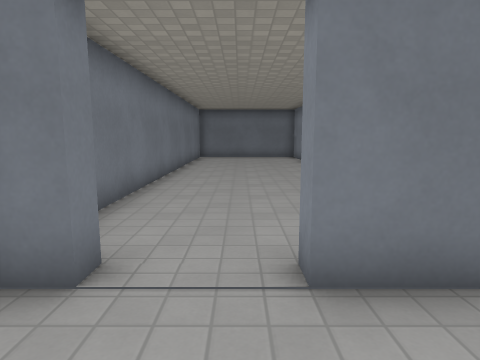
[1] (above)

24 first-person views from a walk through a level from a Godot 3-D game. The camera is 1.3 m above the floor, tilts 8° down and sees 75° across. The floor is counted in squares, 1 m on a side. Each view is taken from the middle of a square. On the plan, view 1 faces up. The plan holds only what a view shows up to about 14 squares ahead; the rest is blank. The place goes on beyond the plan. Surface patterns are stand-ins for the level's own textures.

[2]
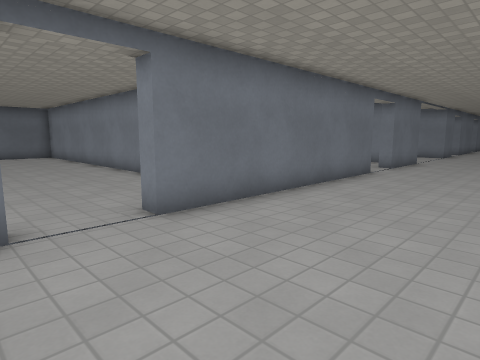

[3]
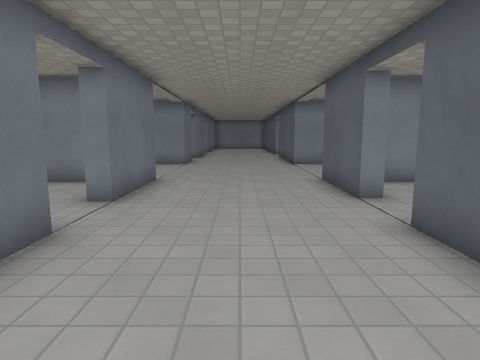

[4]
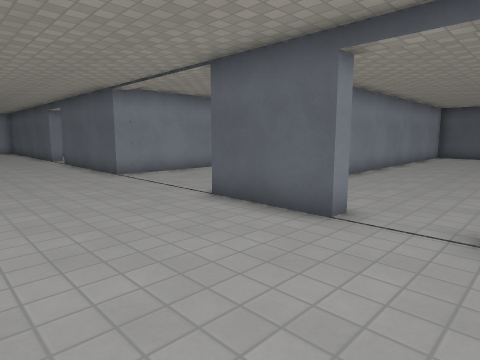

[5]
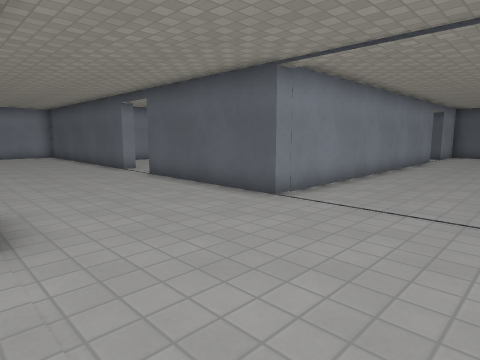

[6]
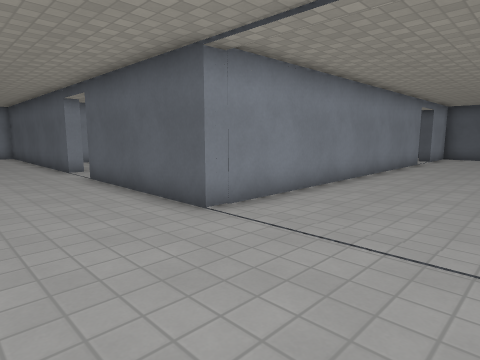

[7]
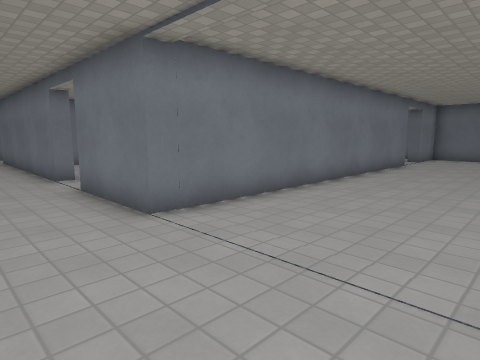

[8]
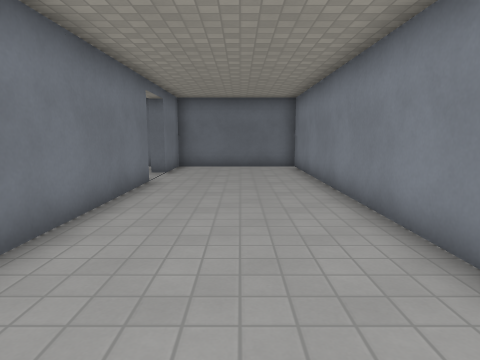

[9]
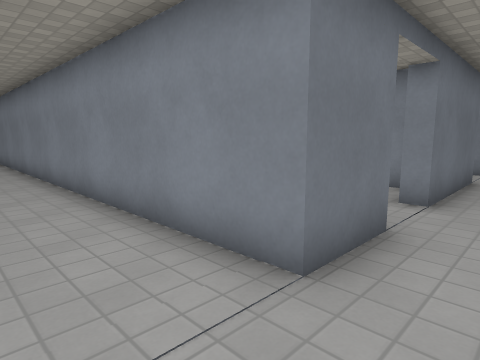

[10]
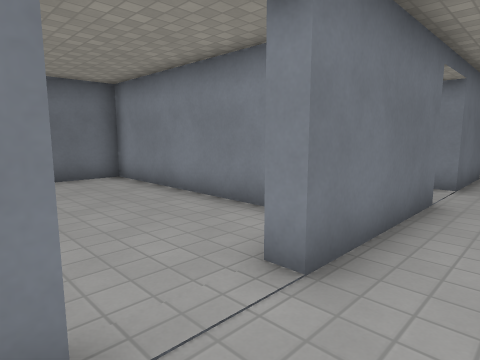

[11]
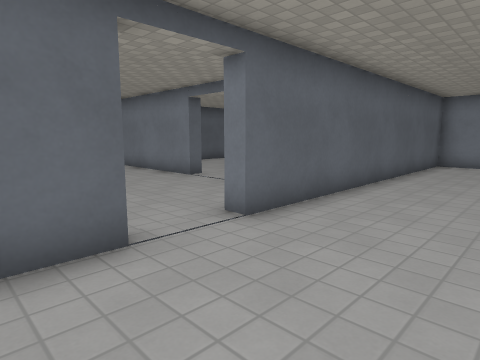

[12]
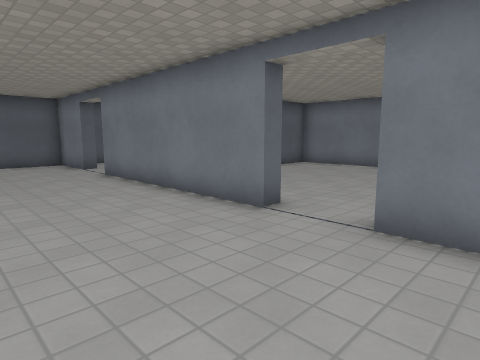

[13]
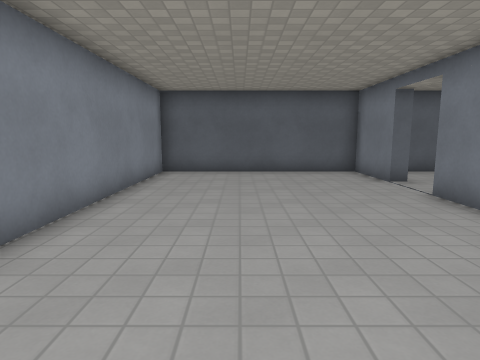

[14]
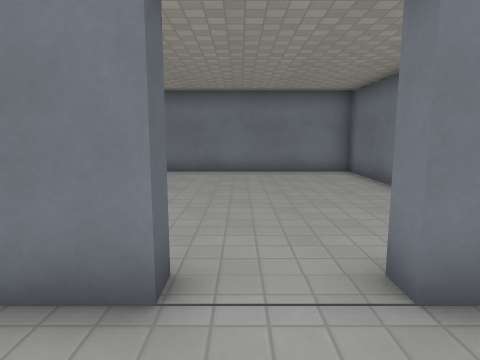

[15]
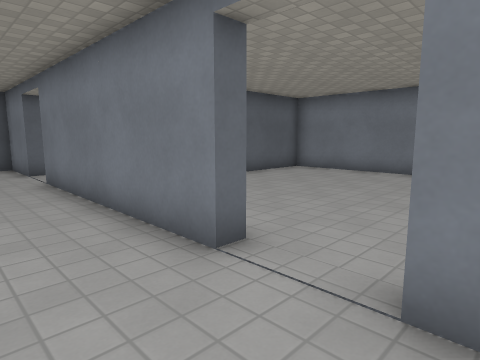

[16]
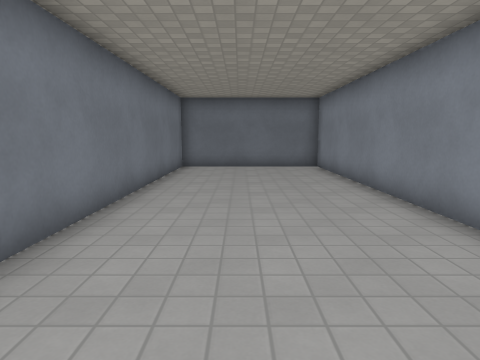

[17]
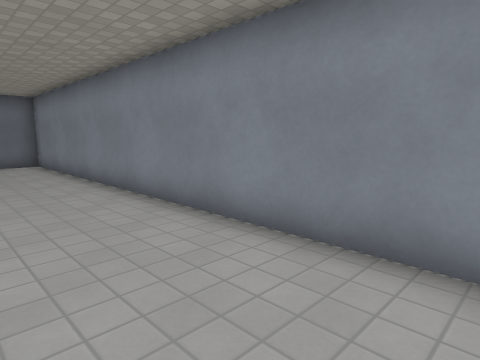

[18]
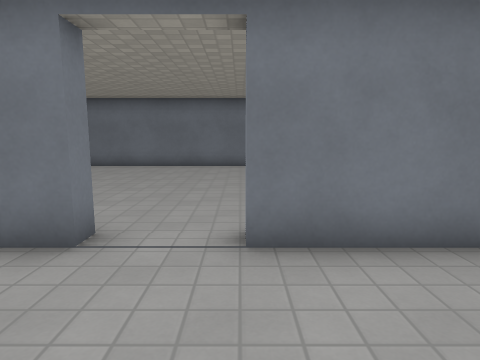

[19]
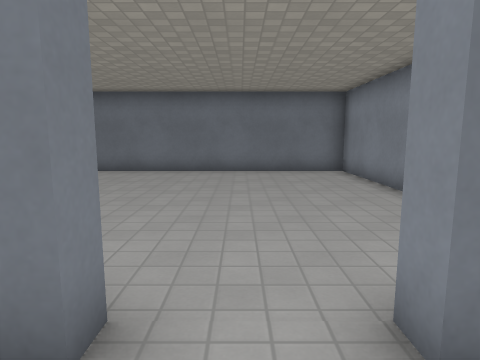

[20]
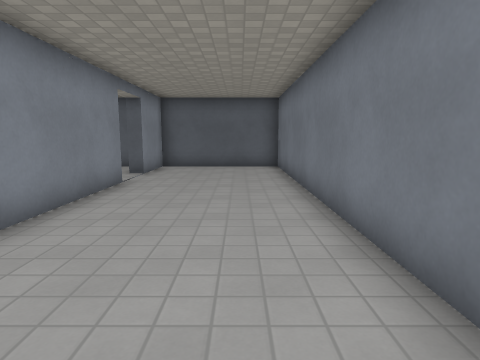

[21]
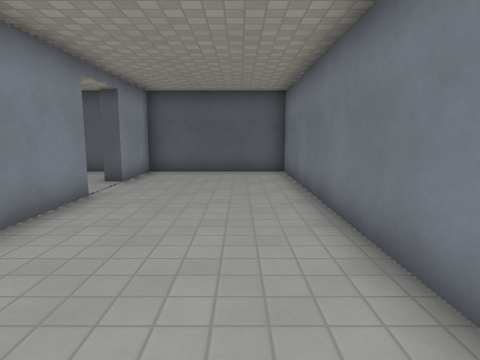

[22]
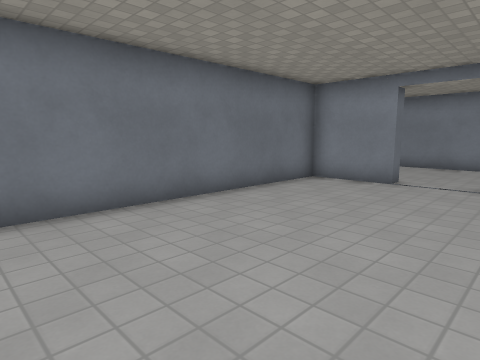

[23]
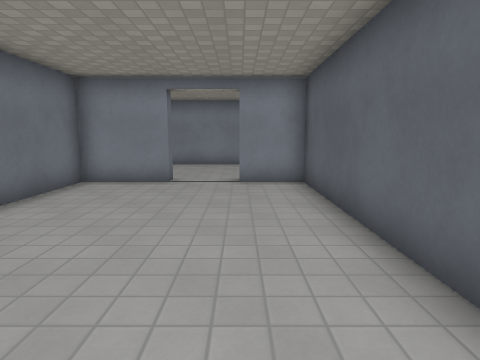

[24]
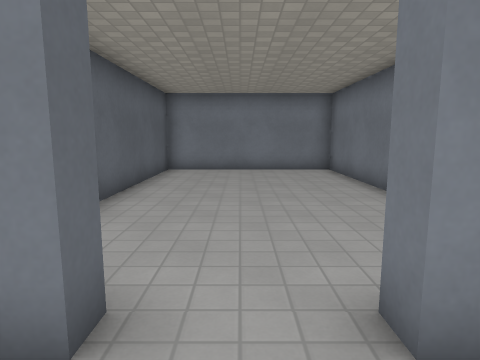

### Floor plan
Points are (right, up) in squares from view 1. A wall is a line through its corners. A room is listed if a view was taken in it or the views show most of it. See-through windows are left out.
Room 1 (views 1, 2, 3, 4, 5, 6, 7, 8, 9, 10, 11, 18, 19, 20, 21, 24)
walls: (11.4, -3) (11.4, -2.5) (14.4, -2.5); (21.5, 2.5) (19.4, 2.5) (19.4, 19.5) (14.4, 19.5) (14.4, 17) (13.9, 17); (9.1, 3.1) (9.1, 2.5) (0.6, 2.5) (0.6, 3.1); (14.4, -7.9) (14.4, -19.5) (19.4, -19.5) (19.4, -16.8); (27, -2.5) (31.5, -2.5); (27.8, 2.5) (23.4, 2.5); (13.9, 15) (14.4, 15) (14.4, 2.5) (11.1, 2.5) (11.1, 3.1); (19.4, -14.9) (19.4, -2.5) (25, -2.5); (31.5, 2.5) (29.7, 2.5); (-1.4, 3.1) (-1.4, 2.5) (-2.1, 2.5); (-2.5, -1) (-2.5, -2.5) (9.4, -2.5) (9.4, -3)
ways out: opening at (10.5, -3) to room 2; opening at (-0.5, 3) to room 3; opening at (14, 16.5) to room 4; opening at (10.5, 3) to room 5; opening at (22.5, 3) to room 7; opening at (20, -15.5); opening at (25.5, -3); opening at (28.5, 3)
Room 2 (views 12, 13, 14, 15)
walls: (6.1, -7.6) (6.7, -7.6) (6.7, -14.9); (6.1, -16.8) (6.7, -16.8) (6.7, -19.5) (13.9, -19.5) (13.9, -8); (13.9, -5.1) (13.9, -4.1); (6.7, -4.5) (6.7, -5.6) (6.1, -5.6)
ways out: opening at (10.5, -3) to room 1; opening at (6, -6.5) to room 6; opening at (6, -15.5)
Room 3 (views 16, 17)
walls: (3.3, 4.4) (3.3, 19.5) (-2.5, 19.5) (-2.5, 5.4)
ways out: opening at (-0.5, 3) to room 1
Room 4 (views 22, 23)
walls: (13.9, 17) (13.9, 19.5) (3.8, 19.5) (3.8, 13.2) (13.9, 13.2) (13.9, 15)
ways out: opening at (14, 16.5) to room 1
Room 5 (no view inside)
walls: (13.9, 8.2) (13.9, 12.7) (4.4, 12.7); (13.9, 4.4) (13.9, 5.5)
ways out: opening at (10.5, 3) to room 1
Room 6 (no view inside)
walls: (0.9, -3) (-2.5, -3) (-2.5, -13) (0.8, -13)
ways out: opening at (6, -6.5) to room 2
Room 7 (no view inside)
walls: (25.4, 3.6) (25.4, 10.9) (23.4, 10.9); (23.4, 2.5) (23.4, 3.1)
ways out: opening at (22.5, 3) to room 1

Where each view was taken, in squares from view 1:
view 1: 0 up, 0 right, facing up
view 2: 2 down, 2 left, facing up-right
view 3: 0 up, 5 right, facing right
view 4: 2 up, 9 right, facing down-right
view 5: 3 up, 15 right, facing down-right
view 6: 1 up, 15 right, facing down-right
view 7: 0 up, 19 right, facing up-left
view 8: 6 up, 17 right, facing up
view 9: 1 up, 17 right, facing up-right
view 10: 1 up, 21 right, facing up-right
view 11: 1 up, 13 right, facing down-left
view 12: 4 down, 11 right, facing down-left
view 13: 8 down, 11 right, facing down
view 14: 7 down, 9 right, facing left
view 15: 5 down, 9 right, facing down-left
view 16: 6 up, 0 right, facing up
view 17: 4 up, 0 right, facing up-right
view 18: 1 down, 11 right, facing up
view 19: 1 up, 10 right, facing up
view 20: 6 down, 16 right, facing down
view 21: 8 down, 16 right, facing down
view 22: 14 up, 5 right, facing up-right
view 23: 15 up, 5 right, facing right
view 24: 16 up, 16 right, facing left
